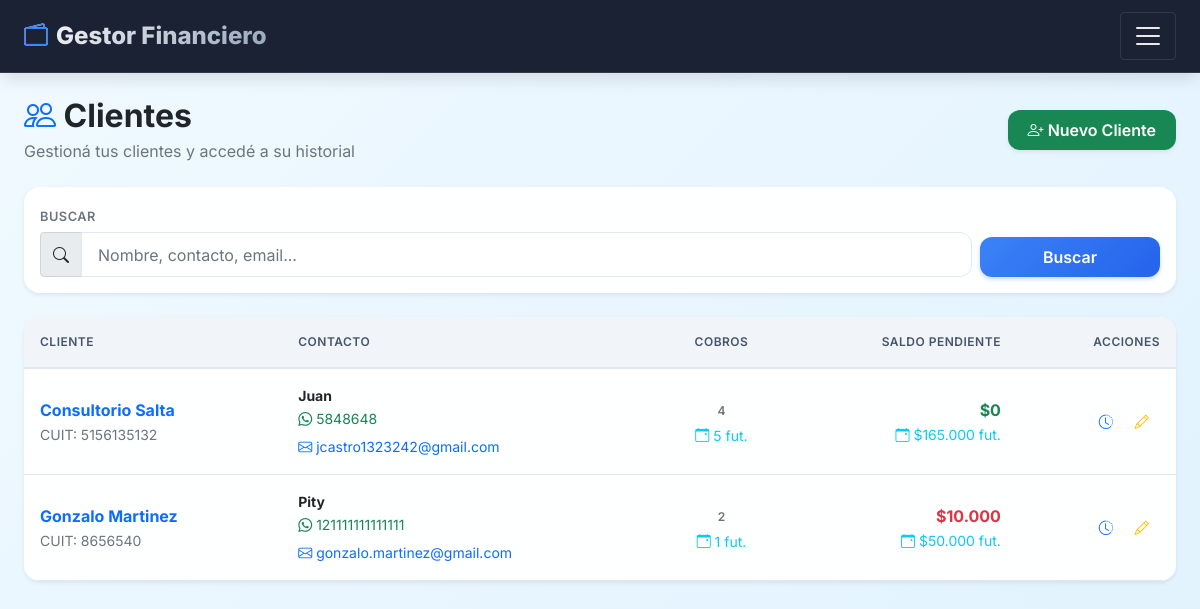
The app's page /clientes/ (signed in) with its own data.
### finances/models.py (models this page shows, shortened)
class Cliente(models.Model):
    usuario = models.ForeignKey(User, on_delete=models.CASCADE, null=True, blank=True)
    nombre = models.CharField(max_length=200, verbose_name='Nombre/Razón Social')
    slug = models.SlugField(max_length=220, blank=True, verbose_name='Slug URL')
    nombre_contacto = models.CharField(max_length=200, blank=True, verbose_name='Persona de contacto')
    email = models.EmailField(blank=True, verbose_name='Email')
    telefono = models.CharField(max_length=50, blank=True, verbose_name='Teléfono')
    direccion = models.CharField(max_length=300, blank=True, verbose_name='Dirección')
    ciudad = models.CharField(max_length=100, blank=True, verbose_name='Ciudad')
    provincia = models.CharField(max_length=100, blank=True, verbose_name='Provincia')
    cuit = models.CharField(max_length=20, blank=True, verbose_name='CUIT/CUIL')
    sistema = models.CharField(max_length=200, blank=True, verbose_name='Sistema contratado')
    plan = models.CharField(max_length=100, blank=True, verbose_name='Plan')
    fecha_inicio = models.DateField(null=True, blank=True, verbose_name='Cliente desde')
    notas = models.TextField(blank=True, verbose_name='Notas')
    activo = models.BooleanField(default=True)
    creado = models.DateTimeField(auto_now_add=True)
    class Meta:
        ordering = ['nombre']
        verbose_name = 'Cliente'
        verbose_name_plural = 'Clientes'
        constraints = [
            models.UniqueConstraint(
                fields=['usuario', 'slug'],
                name='unique_slug_por_usuario'
            )
        ]
        indexes = [                                      # ← NUEVO
            models.Index(fields=['usuario', 'nombre']),
            models.Index(fields=['usuario', 'activo']),
        ]

### finances/views.py (the view, shortened to what this page needs)
# urls.py: path('clientes/', views.lista_clientes, name='lista_clientes'),
@login_required
def lista_clientes(request):
    buscar = (request.GET.get('buscar') or '').strip()
    hoy = hoy_local()
    futuros_q = Q(
        cobros__usuario=request.user,
        cobros__fecha_vencimiento__gt=hoy,
        cobros__estado__in=['pendiente', 'parcial']
    )
    actuales_q = Q(cobros__usuario=request.user) & ~futuros_q
    clientes = Cliente.objects.filter(usuario=request.user).annotate(
        total_cobros=Count('cobros', filter=Q(cobros__usuario=request.user)),
        cobros_actuales=Count('cobros', filter=actuales_q),
        cobros_futuros=Count('cobros', filter=futuros_q),
        saldo_actual=Sum(
            'cobros__saldo',
            filter=Q(
                Q(cobros__fecha_vencimiento__lte=hoy) | Q(cobros__fecha_vencimiento__isnull=True),
                cobros__usuario=request.user,
                cobros__estado__in=['pendiente', 'parcial', 'vencido']
            )
        ),
        saldo_futuro=Sum(
            'cobros__saldo',
            filter=futuros_q
        )
    )
    clientes = clientes.order_by('nombre')
    return render(request, 'finances/lista_clientes.html', {
        'clientes': clientes,
        'buscar': buscar,
    })

### finances/views.py (called while the page is built)
def hoy_local():
    return timezone.localtime(timezone.now()).date()

### finances/templates/finances/lista_clientes.html (shortened to what this page needs)
{% extends 'finances/base.html' %}
{% load humanize %}
{% block content %}
<div class="d-flex justify-content-between align-items-center mb-4">
    <div>
        <h2 class="fw-bold mb-0">
            <i class="bi bi-people text-primary"></i> Clientes
        </h2>
        <p class="text-muted mt-1 mb-0">Gestioná tus clientes y accedé a su historial</p>
    </div>
    <a href="{% url 'crear_cliente' %}" class="btn btn-success shadow-sm">
        <i class="bi bi-person-plus"></i> Nuevo Cliente
    </a>
</div>
<div class="card border-0 shadow-sm mb-4">
    <div class="card-body">
        <form method="GET" class="row g-2 align-items-end">
            <div class="col-md-10">
                <label class="form-label small text-muted">Buscar</label>
                <div class="input-group">
                    <span class="input-group-text"><i class="bi bi-search"></i></span>
                    <input type="text" name="buscar" class="form-control"
                           value="{{ buscar }}"
                           placeholder="Nombre, contacto, email...">
                </div>
            </div>
            <div class="col-md-2 d-flex gap-2">
                <button type="submit" class="btn btn-primary flex-grow-1">Buscar</button>
            </div>
        </form>
    </div>
</div>
<div class="card border-0 shadow-sm">
    <div class="card-body p-0">
        <div class="table-responsive">
            <table class="table table-hover align-middle mb-0">
                <thead class="table-light">
                    <tr>
                        <th>Cliente</th>
                        <th>Contacto</th>
                        <th class="text-center">Cobros</th>
                        <th class="text-end">Saldo Pendiente</th>
                        <th class="text-end">Acciones</th>
                    </tr>
                </thead>
                <tbody>
                    {% for c in clientes %}
                    <tr>
                        <td>
                            <a href="{% url 'historial_cliente' c.slug %}" class="text-decoration-none fw-bold">
                                {{ c.nombre }}
                            </a>
                            {% if c.cuit %}
                            <br><small class="text-muted">CUIT: {{ c.cuit }}</small>
                            {% endif %}
                        </td>
                        <td>
                            {% if c.nombre_contacto %}
                                <div class="small fw-bold">{{ c.nombre_contacto }}</div>
                            {% endif %}
                            {% if c.telefono %}
                                <a href="https://wa.me/{{ c.telefono|cut:' '|cut:'-' }}" target="_blank" class="text-decoration-none text-success d-inline-block mb-1" title="Enviar WhatsApp">
                                    <small><i class="bi bi-whatsapp"></i> {{ c.telefono }}</small>
                                </a>
                                <br>
                            {% endif %}
                            {% if c.email %}
                                <a href="https://mail.google.com/mail/?view=cm&fs=1&to={{ c.email }}" target="_blank" class="text-decoration-none text-primary" title="Enviar Email por Gmail">
                                    <small><i class="bi bi-envelope"></i> {{ c.email }}</small>
                                </a>
                            {% endif %}
                        </td>
                        <td class="text-center">
                            <span class="badge bg-secondary-subtle text-secondary" title="Cobros actuales o pasados">
                                {{ c.cobros_actuales|default:0 }}
                            </span>
                            {% if c.cobros_futuros %}
                                <br><small class="text-info" title="Cobros programados para el futuro">
                                    <i class="bi bi-calendar-event"></i> {{ c.cobros_futuros }} fut.
                                </small>
                            {% endif %}
                        </td>
                        <td class="text-end">
                            {% if c.saldo_actual %}
                                <span class="text-danger fw-bold">
                                    ${{ c.saldo_actual|floatformat:0|intcomma }}
                                </span>
                            {% else %}
                                <span class="text-success fw-bold">$0</span>
                            {% endif %}
                            {% if c.saldo_futuro %}
                                <br><small class="text-info" title="Cobros programados para el futuro">
                                    <i class="bi bi-calendar-event"></i> ${{ c.saldo_futuro|floatformat:0|intcomma }} fut.
                                </small>
                            {% endif %}
                        </td>
                        <td class="text-end">
                            <div class="btn-group btn-group-sm" role="group">
                                <a href="{% url 'historial_cliente' c.slug %}"
                                   class="btn btn-outline-primary" title="Ver historial">
                                    <i class="bi bi-clock-history"></i>
                                </a>
                                <a href="{% url 'editar_cliente' c.id %}"
                                   class="btn btn-outline-warning" title="Editar">
                                    <i class="bi bi-pencil"></i>
                                </a>
                            </div>
                        </td>
                    </tr>
                    {% endfor %}
                </tbody>
            </table>
        </div>
    </div>
</div>
{% endblock %}

### finances/templates/finances/base.html (style rules this page uses)
:root { --primary: #0f172a; --primary-light: #1e293b; --accent: #3b82f6; --accent-hover: #2563eb; --success: #10b981; --danger: #ef4444; --warning: #f59e0b; --info: #06b6d4; --gray-50: #f8fafc; --gray-100: #f1f5f9; --gray-200: #e2e8f0; --gray-600: #475569; --gray-800: #1e293b; --shadow-sm: 0 1px 2px 0 rgb(0 0 0 / 0.05); --shadow-md: 0 4px 6px -1px rgb(0 0 0 / 0.1); --shadow-lg: 0 10px 15px -3px rgb(0 0 0 / 0.1); --radius-lg: 1rem; --radius-md: 0.75rem; }
* { margin: 0; padding: 0; box-sizing: border-box; }
body { background: linear-gradient(135deg, #f0f9ff 0%, #e0f2fe 100%); font-family: 'Inter', -apple-system, BlinkMacSystemFont, 'Segoe UI', Roboto, sans-serif; min-height: 100vh; overflow-x: hidden; }
.card { border: none; border-radius: var(--radius-lg); background: rgba(255, 255, 255, 0.95); backdrop-filter: blur(4px); box-shadow: var(--shadow-md); transition: transform 0.2s ease, box-shadow 0.2s ease; overflow: hidden; margin-bottom: 1.5rem; }
.table-responsive { border-radius: var(--radius-md); overflow-x: auto; }
.table { margin-bottom: 0; vertical-align: middle; }
.table thead th { background: var(--gray-100); color: var(--gray-600); font-weight: 600; text-transform: uppercase; font-size: 0.75rem; letter-spacing: 0.5px; padding: 1rem; border-bottom: 2px solid var(--gray-200); }
.table tbody tr { transition: all 0.2s; border-bottom: 1px solid var(--gray-200); }
.table tbody td { padding: 1rem; vertical-align: middle; }
.badge { padding: 0.35rem 0.85rem; font-weight: 600; border-radius: 2rem; font-size: 0.75rem; }
.btn { border-radius: var(--radius-md); font-weight: 600; padding: 0.5rem 1.25rem; transition: all 0.2s; border: none; }
.btn-primary { background: linear-gradient(135deg, var(--accent), var(--accent-hover)); box-shadow: 0 2px 4px rgba(59,130,246,0.3); }
.btn-group .btn { padding: 0.35rem 0.7rem; font-size: 0.9rem; }
.form-select, .form-control { border-radius: var(--radius-md); border: 1px solid var(--gray-200); padding: 0.6rem 1rem; transition: all 0.2s; }
.form-label { font-weight: 600; font-size: 0.8rem; text-transform: uppercase; letter-spacing: 0.5px; color: var(--gray-600); margin-bottom: 0.35rem; }
.card, .metric-card, .alert { animation: fadeInUp 0.4s ease-out; }
.table tbody tr { animation: fadeInUp 0.3s ease-out backwards; }
.mb-4 { margin-bottom: 1.5rem !important; }

### records on screen
Cliente: nombre "Consultorio Salta", cuit "5156135132", nombre_contacto "Juan", telefono "5848648", email "jcastro1323242@gmail.com", cobros_actuales "4", cobros_futuros "5", shows "$0", saldo_futuro "165.000"
Cliente: nombre "Gonzalo Martinez", cuit "8656540", nombre_contacto "Pity", telefono "121111111111111", email "gonzalo.martinez@gmail.com", cobros_actuales "2", cobros_futuros "1", saldo_actual "10.000", saldo_futuro "50.000"
